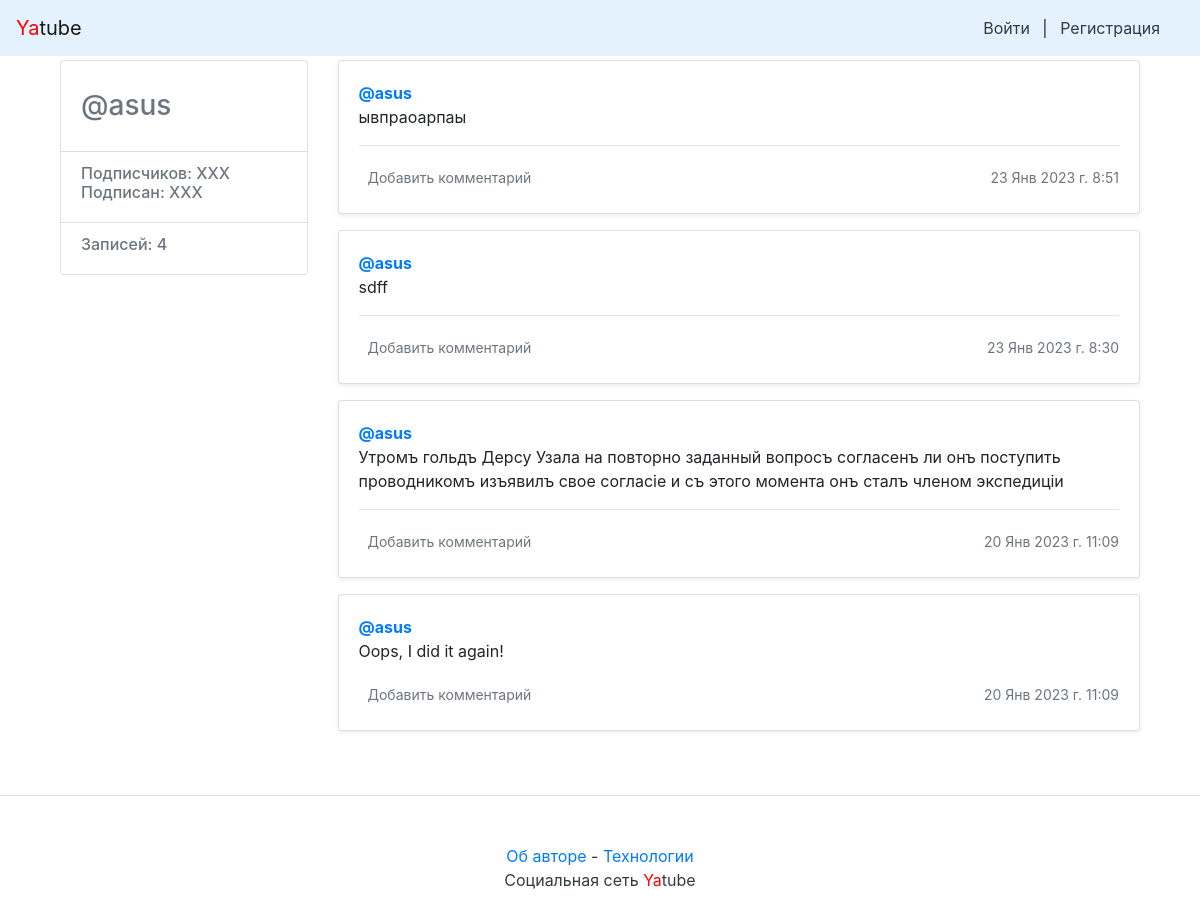
The page /asus/ on the database as committed earlier.
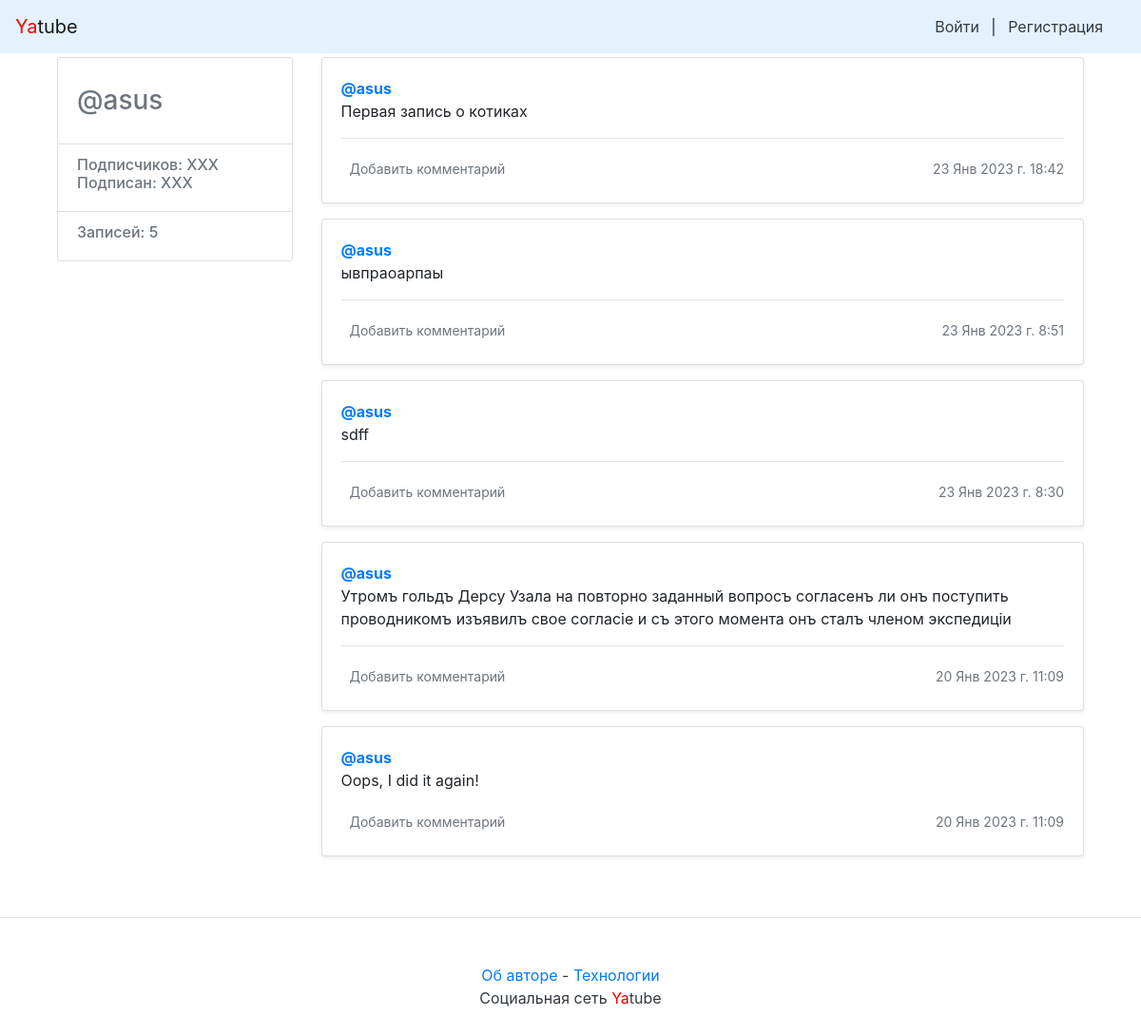
The same page on the database as committed later.
### posts/models.py (models this page shows, shortened)
class Post(models.Model):
    objects = None
    text = models.TextField(verbose_name='Текст')
    pub_date = models.DateTimeField("date published", auto_now_add=True)
    author = models.ForeignKey(
        User,
        on_delete=models.CASCADE,
        related_name="posts",
        verbose_name='Автор'
    )
    group = models.ForeignKey(
        'Group',
        on_delete=models.CASCADE,
        related_name="posts", blank=True,
        null=True,
        verbose_name='Группа'
    )
    class Meta:
        ordering = ['-pub_date']
        verbose_name = 'Пост'
        verbose_name_plural = 'Посты'

### posts/views.py (the view)
# urls.py: path('<str:username>/', views.profile, name='profile'),
def profile(request, username):
    author = User.objects.get(username=username)
    post_list = Post.objects.filter(author=author.pk)
    count = post_list.count()
    paginator = Paginator(post_list, 10)  # показывать по 10 записей на странице.
    page_number = request.GET.get('page')  # переменная в URL с номером запрошенной страницы
    page = paginator.get_page(page_number)  # получить записи с нужным смещением
    return render(
        request,
        'profile.html',
        {'count': count, 'page': page, 'paginator': paginator, 'author': author}
    )

### posts/context_processors.py (called while the page is built)
def year(request):
    years = datetime.now().year
    return {'year': years}

### templates/profile.html (shortened to what this page needs)
{% extends "base.html" %}
{% block content %}
<main role="main" class="container">
    <div class="row">
            <div class="col-md-3 mb-3 mt-1">
                    <div class="card">
                            <div class="card-body">
                                    <div class="h3 text-muted">
                                         @{{ author.username }}
                                    </div>
                            </div>
                            <ul class="list-group list-group-flush">
                                    <li class="list-group-item">
                                            <div class="h6 text-muted">
                                            Подписчиков: XXX <br />
                                            Подписан: XXX
                                            </div>
                                    </li>
                                    <li class="list-group-item">
                                            <div class="h6 text-muted">
                                                Записей: {{ count }}
                                            </div>
                                    </li>
                            </ul>
                    </div>
            </div>
            <div class="col-md-9">
                {% for post in page %}
                    <div class="card mb-3 mt-1 shadow-sm">
                            <div class="card-body">
                                    <p class="card-text">
                                            <a href="{% url 'profile' post.author %}"><strong class="d-block text-gray-dark">@{{ post.author }}</strong></a>
                                            {{ post.text|linebreaksbr }}
                                            {% if not forloop.last %}<hr>{% endif %}                                    </p>
                                    <div class="d-flex justify-content-between align-items-center">
                                            <div class="btn-group ">
                                                    <a class="btn btn-sm text-muted" href="{% url 'post' username=post.author.username post_id=post.id %}" role="button">Добавить комментарий</a>
                                            </div>
                                            <small class="text-muted">{{ post.pub_date|date:"d M Y г. G:i" }}</small>
                                    </div>
                            </div>
                    </div>
                {% endfor %}
     </div>
    </div>
</main>
{% endblock %}

### templates/base.html (shortened to what this page needs)
<!doctype html>
<html>
    <head>
        {% load static %}
        <link rel="stylesheet" href="{% static 'bootstrap/dist/css/bootstrap.min.css' %}">
    </head>
    <body>
        {% include 'nav.html' %}
        <main>
            <div class="container">
                {% block content %}{% endblock content %}
            </div>
        </main>
        {% include 'footer.html' %}
    </body>
</html>

### templates/nav.html
<nav class="navbar navbar-light" style="background-color: #e3f2fd;">
    <a class="navbar-brand" href="/static"><span style="color:red">Ya</span>tube</a>
    <nav class="my-2 my-md-0 mr-md-3">
        {% if user.is_authenticated %}
            <a class="p-2 text-dark" href="{% url 'new_post' %}">Новая запись</a>
            Пользователь: {{ user.username }}.
            <a class="p-2 text-dark" href="{% url 'password_change' %}">Изменить пароль</a>
            <a class="p-2 text-dark" href="{% url 'logout' %}">Выйти</a>
            {% else %}
            <a class="p-2 text-dark" href="{% url 'login' %}">Войти</a> |
            <a class="p-2 text-dark" href="{% url 'signup' %}">Регистрация</a>
        {% endif %}
    </nav>
</nav>

### templates/footer.html
<footer class="pt-4 my-md-5 pt-md-5 border-top">
        <p class="m-0 text-dark text-center "><a href="/about-author/">Об авторе</a> - <a href="/about-spec/">Технологии</a></p>
        <p class="m-0 text-dark text-center ">Социальная сеть <span style="color:red">Ya</span>tube</p>
</footer>

Rows that differ between the two databases and show on the page:
added Post: author "asus", text "Первая запись о котиках", pub_date "23 Янв 2023 г. 18:42"
Other text that changed with them:
{{ count }}: "4" → "5"
